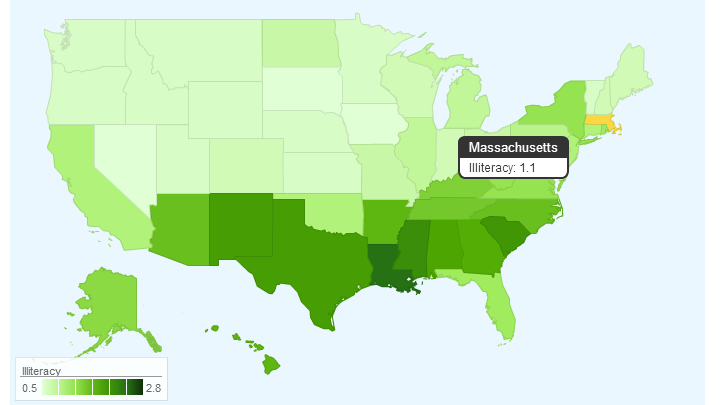

Here is the R script that generated this plot:
library(googleVis)
library(datasets)
states<- data.frame(state.name,state.x77)
plot(gvisGeoMap(states, "state.name", "Illiteracy", 
           options= list(region="US", dataMode="regions")))
